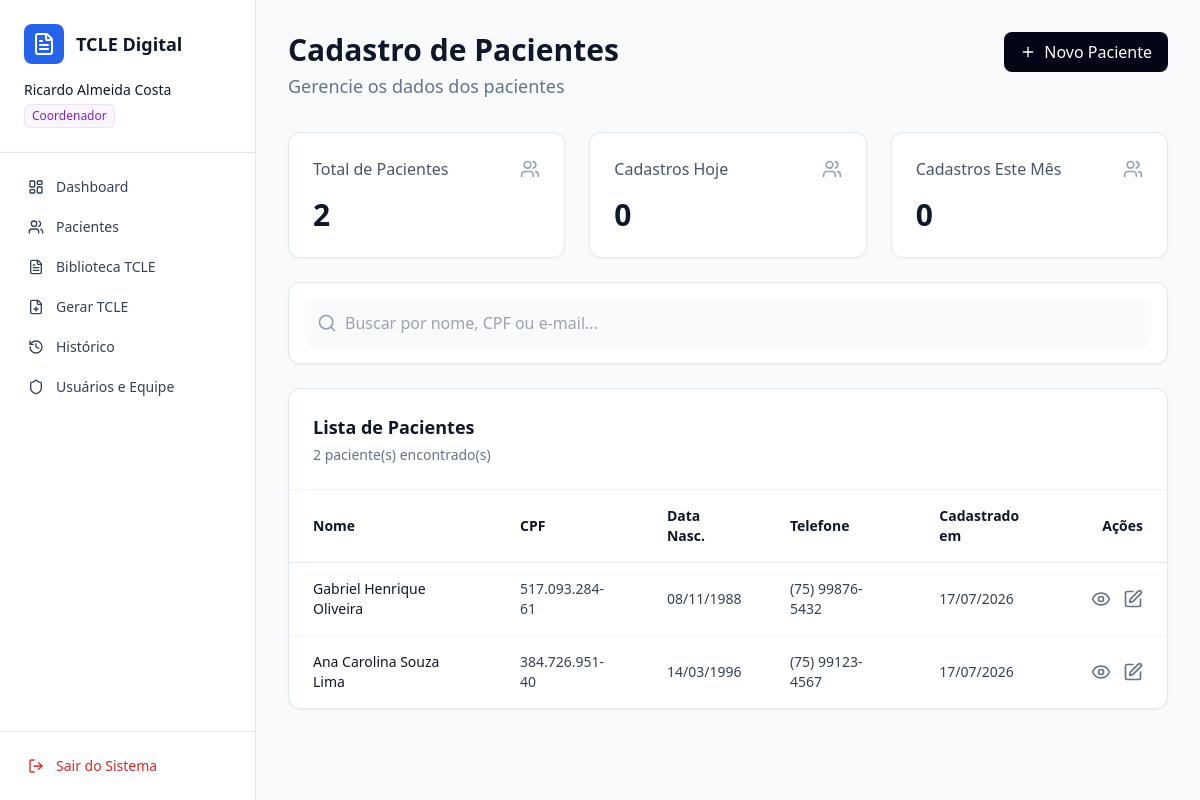
Page /pacientes/ (signed in) on the committed database.
### usuarios/models.py (models this page shows, shortened)
class Usuario(AbstractUser):
    PERFIL_CHOICES = [
        ('ADM', 'Administrador Geral'),
        ('COORDENADOR', 'Coordenador da Instituição'),
        ('PADRAO', 'Usuário Padrão (Profissional de Saúde)'),
    ]
    perfil = models.CharField('Nível de Acesso', max_length=20, choices=PERFIL_CHOICES, default='PADRAO')
    profissao = models.CharField('Profissão', max_length=100, blank=True, null=True)
    registro_profissional = models.CharField(
        'Registro Profissional (CRM/COREN/etc)', max_length=30, blank=True, null=True
    )
    primeiro_acesso = models.BooleanField('Primeiro Acesso', default=True) # Trava de segurança
    instituicao = models.ForeignKey(
        Instituicao,
        on_delete=models.CASCADE,
        related_name='funcionarios',
        blank=True,
        null=True,
        help_text='Deixar em branco apenas se o perfil for Administrador Geral (ADM).'
    )

### pacientes/models.py (models this page shows, shortened)
class Paciente(models.Model):
    instituicao = models.ForeignKey(Instituicao, on_delete=models.CASCADE, related_name='pacientes')
    nome = models.CharField('Nome Completo', max_length=255)
    cpf = models.CharField('CPF', max_length=14)
    rg = models.CharField('RG', max_length=20)
    data_nascimento = models.DateField('Data de Nascimento')
    telefone = models.CharField('Telefone', max_length=20)
    email = models.EmailField('E-mail', blank=True, null=True)
    cep = models.CharField('CEP', max_length=9)
    tipo_logradouro = models.CharField('Tipo de Logradouro', max_length=20)
    logradouro = models.CharField('Logradouro', max_length=255)
    numero = models.CharField('Número', max_length=20)
    complemento = models.CharField('Complemento', max_length=100, blank=True, null=True)
    bairro = models.CharField('Bairro', max_length=100)
    cidade = models.CharField('Cidade', max_length=100)
    uf = models.CharField('UF', max_length=2)
    criado_em = models.DateTimeField(auto_now_add=True)
    criado_por = models.ForeignKey(settings.AUTH_USER_MODEL, on_delete=models.SET_NULL, null=True)
    class Meta:
        unique_together = ('instituicao', 'cpf')

### pacientes/views.py (the view, shortened to what this page needs)
# urls.py: path('pacientes/', pacientes_views.gerenciar_pacientes, name='pacientes'),
@login_required
def gerenciar_pacientes(request):
    instituicao = get_instituicao_contexto(request)
    if not instituicao:
        if eh_admin_geral(request.user):
            messages.error(request, 'Selecione uma Unidade de Saúde para gerenciar antes de acessar pacientes.')
            return redirect('painel_adm')
        messages.error(request, 'Você precisa estar vinculado a uma Unidade de Saúde para acessar pacientes.')
        return redirect('dashboard')
    pacientes = Paciente.objects.filter(instituicao=instituicao).order_by('-criado_em')
    hoje = timezone.now().date()
    inicio_mes = hoje.replace(day=1)
    contexto = {
        'pacientes': pacientes,
        'total_pacientes': pacientes.count(),
        'cadastros_hoje': pacientes.filter(criado_em__date=hoje).count(),
        'cadastros_mes': pacientes.filter(criado_em__date__gte=inicio_mes).count(),
    }
    return render(request, 'pacientes/lista.html', contexto)

### usuarios/context_processors.py (called while the page is built)
def unidade_ativa_processor(request):
    if not request.user.is_authenticated:
        return {}
    is_admin = eh_admin_geral(request.user)
    unidade_ativa = get_instituicao_contexto(request) if is_admin else None
    return {
        'eh_admin_geral': is_admin,
        'unidade_ativa': unidade_ativa,
    }

### usuarios/utils.py (called while the page is built)
def eh_admin_geral(user):
    return user.is_authenticated and (user.perfil == 'ADM' or user.is_superuser)

def get_instituicao_contexto(request):
    user = request.user
    if eh_admin_geral(user):
        inst_id = request.session.get('instituicao_ativa_id')
        if not inst_id:
            return None
        return Instituicao.objects.filter(id=inst_id).first()
    return user.instituicao

def senha_pendente(user):
    return bool(user.is_authenticated and user.primeiro_acesso and not user.is_superuser)

### pacientes/templates/pacientes/lista.html (shortened to what this page needs)
{% extends 'usuarios/base.html' %}
{% block content %}
<div class="p-8 max-w-7xl mx-auto">
    <div class="flex justify-between items-start mb-8">
        <div>
            <h1 class="text-3xl font-semibold text-slate-900 mb-1">Cadastro de Pacientes</h1>
            <p class="text-slate-500 text-lg">Gerencie os dados dos pacientes</p>
        </div>
        <button onclick="abrirModal('modalCadastro')"
            class="bg-slate-950 text-white px-4 py-2 rounded-lg font-medium flex items-center gap-2 hover:bg-slate-800 transition-colors">
            <i data-lucide="plus" class="w-4 h-4"></i>
            Novo Paciente
        </button>
    </div>
    <div class="grid grid-cols-1 md:grid-cols-3 gap-6 mb-6">
        <div class="bg-white border border-slate-200 rounded-xl p-6 shadow-sm">
            <div class="flex justify-between items-center mb-4">
                <span class="text-slate-600 font-medium">Total de Pacientes</span>
                <i data-lucide="users" class="w-5 h-5 text-slate-400"></i>
            </div>
            <div class="text-3xl font-semibold text-slate-900">{{ total_pacientes }}</div>
        </div>
        <div class="bg-white border border-slate-200 rounded-xl p-6 shadow-sm">
            <div class="flex justify-between items-center mb-4">
                <span class="text-slate-600 font-medium">Cadastros Hoje</span>
                <i data-lucide="users" class="w-5 h-5 text-slate-400"></i>
            </div>
            <div class="text-3xl font-semibold text-slate-900">{{ cadastros_hoje }}</div>
        </div>
        <div class="bg-white border border-slate-200 rounded-xl p-6 shadow-sm">
            <div class="flex justify-between items-center mb-4">
                <span class="text-slate-600 font-medium">Cadastros Este Mês</span>
                <i data-lucide="users" class="w-5 h-5 text-slate-400"></i>
            </div>
            <div class="text-3xl font-semibold text-slate-900">{{ cadastros_mes }}</div>
        </div>
    </div>
    <div class="bg-white border border-slate-200 rounded-xl p-4 shadow-sm mb-6">
        <div class="relative">
            <i data-lucide="search"
                class="absolute left-3 top-1/2 transform -translate-y-1/2 text-slate-400 w-5 h-5"></i>
            <input type="text" id="searchInput" placeholder="Buscar por nome, CPF ou e-mail..."
                class="w-full bg-slate-50 border-none rounded-lg pl-10 pr-4 py-3 text-slate-700 focus:ring-2 focus:ring-blue-100 outline-none transition-all">
        </div>
    </div>
    <div class="bg-white border border-slate-200 rounded-xl shadow-sm overflow-hidden">
        <div class="p-6 border-b border-slate-100">
            <h2 class="text-lg font-semibold text-slate-900">Lista de Pacientes</h2>
            <p class="text-slate-500 text-sm mt-1">{{ total_pacientes }} paciente(s) encontrado(s)</p>
        </div>
        <div class="overflow-x-auto">
            <table class="w-full text-left text-sm text-slate-700">
                <thead class="font-semibold text-slate-900 border-b border-slate-200">
                    <tr>
                        <th class="px-6 py-4">Nome</th>
                        <th class="px-6 py-4">CPF</th>
                        <th class="px-6 py-4">Data Nasc.</th>
                        <th class="px-6 py-4">Telefone</th>
                        <th class="px-6 py-4">Cadastrado em</th>
                        <th class="px-6 py-4 text-right">Ações</th>
                    </tr>
                </thead>
                <tbody class="divide-y divide-slate-100" id="tabelaPacientes">
                    {% for p in pacientes %}
                    <tr class="hover:bg-slate-50 transition-colors">
                        <td class="px-6 py-4 font-medium text-slate-900">
                            {{ p.nome }}
                        </td>
                        <td class="px-6 py-4">{{ p.cpf }}</td>
                        <td class="px-6 py-4">{{ p.data_nascimento|date:"d/m/Y" }}</td>
                        <td class="px-6 py-4">{{ p.telefone }}</td>
                        <td class="px-6 py-4">{{ p.criado_em|date:"d/m/Y" }}</td>
                        <td class="px-6 py-4 text-right">
                            <div class="flex justify-end gap-3">
                                <button data-nome="{{ p.nome }}" data-cpf="{{ p.cpf }}" data-rg="{{ p.rg }}"
                                    data-nasc="{{ p.data_nascimento|date:'d/m/Y' }}" data-tel="{{ p.telefone }}"
                                    data-email="{{ p.email|default:'Não informado' }}"
                                    data-endereco="{{ p.tipo_logradouro|default:'' }} {{ p.logradouro|default:'' }}, {{ p.numero|default:'S/N' }} - {{ p.complemento|default:'' }}"
                                    data-bairro="{{ p.bairro|default:'' }}" data-cidade="{{ p.cidade|default:'' }}"
                                    data-uf="{{ p.uf|default:'' }}" data-cep="{{ p.cep|default:'' }}"
                                    data-cad="{{ p.criado_em|date:'d/m/Y' }}" onclick="abrirModalVisualizar(this)"
                                    class="text-slate-500 hover:text-blue-600 transition-colors">
                                    <i data-lucide="eye" class="w-5 h-5"></i>
                                </button>
                                <button data-id="{{ p.id }}" data-nome="{{ p.nome }}" data-cpf="{{ p.cpf }}"
                                    data-rg="{{ p.rg }}" data-nasc="{{ p.data_nascimento|date:'Y-m-d' }}"
                                    data-tel="{{ p.telefone }}" data-email="{{ p.email|default:'' }}"
                                    data-cep="{{ p.cep|default:'' }}" data-tipo="{{ p.tipo_logradouro|default:'' }}"
                                    data-logradouro="{{ p.logradouro|default:'' }}"
                                    data-numero="{{ p.numero|default:'' }}" data-comp="{{ p.complemento|default:'' }}"
                                    data-bairro="{{ p.bairro|default:'' }}" data-cidade="{{ p.cidade|default:'' }}"
                                    data-uf="{{ p.uf|default:'' }}" onclick="abrirModalEditar(this)"
                                    class="text-slate-500 hover:text-blue-600 transition-colors">
                                    <i data-lucide="edit" class="w-5 h-5"></i>
                                </button>
                            </div>
                        </td>
                    </tr>
                    {% empty %}
                    <tr>
                        <td colspan="6" class="px-6 py-8 text-center text-slate-500">Nenhum paciente cadastrado.</td>
                    </tr>
                    {% endfor %}
                </tbody>
            </table>
        </div>
    </div>
</div>
{% endblock %}

### usuarios/templates/usuarios/base.html (shortened to what this page needs)
<!DOCTYPE html>
<html lang="pt-br">
<head>
    <script src="https://cdn.tailwindcss.com"></script>
</head>
<body class="bg-slate-50 text-slate-900 h-screen flex overflow-hidden">
    <aside class="w-64 bg-white border-r border-slate-200 h-screen flex flex-col">
        <div class="p-6 border-b border-slate-200">
            <div class="flex items-center gap-3 mb-4">
                <div class="bg-blue-600 p-2 rounded-lg">
                    <i data-lucide="file-text" class="w-6 h-6 text-white"></i>
                </div>
                <h2 class="font-semibold text-lg">TCLE Digital</h2>
            </div>
            <div class="space-y-1">
                <p class="text-sm font-medium text-slate-900">{{ request.user.first_name|default:"Administrador" }}</p>
                {% if request.user.perfil == 'ADM' or request.user.is_superuser %}
                <span
                    class="inline-flex items-center rounded-md bg-red-50 px-2 py-1 text-xs font-medium text-red-700 ring-1 ring-inset ring-red-600/10">Administrador</span>
                {% elif request.user.perfil == 'COORDENADOR' %}
                <span
                    class="inline-flex items-center rounded-md bg-purple-50 px-2 py-1 text-xs font-medium text-purple-700 ring-1 ring-inset ring-purple-600/10">Coordenador</span>
                {% else %}
                <span
                    class="inline-flex items-center rounded-md bg-blue-50 px-2 py-1 text-xs font-medium text-blue-700 ring-1 ring-inset ring-blue-700/10">Usuário
                    Padrão</span>
                {% endif %}
            </div>
        </div>
        <nav class="flex-1 p-4 space-y-1 overflow-y-auto">
            {% if eh_admin_geral and not unidade_ativa %}
            <a href="{% url 'painel_adm' %}"
                class="flex items-center w-full px-3 py-2 text-sm font-medium rounded-md bg-blue-50 text-blue-700">
                <i data-lucide="building" class="w-4 h-4 mr-3"></i> Unidades de Saúde
            </a>
            {% else %}
            <a href="{% url 'dashboard' %}"
                class="flex items-center w-full px-3 py-2 text-sm font-medium rounded-md hover:bg-slate-50 text-slate-700">
                <i data-lucide="layout-dashboard" class="w-4 h-4 mr-3"></i> Dashboard
            </a>
            <a href="{% url 'pacientes' %}"
                class="flex items-center w-full px-3 py-2 text-sm font-medium rounded-md hover:bg-slate-50 text-slate-700">
                <i data-lucide="users" class="w-4 h-4 mr-3"></i> Pacientes
            </a>
            <a href="{% url 'biblioteca' %}"
                class="flex items-center w-full px-3 py-2 text-sm font-medium rounded-md hover:bg-slate-50 text-slate-700">
                <i data-lucide="file-text" class="w-4 h-4 mr-3"></i> Biblioteca TCLE
            </a>
            <a href="{% url 'gerar_tcle' %}"
                class="flex items-center w-full px-3 py-2 text-sm font-medium rounded-md hover:bg-slate-50 text-slate-700">
                <i data-lucide="file-plus" class="w-4 h-4 mr-3"></i> Gerar TCLE
            </a>
            <a href="{% url 'historico' %}"
                class="flex items-center w-full px-3 py-2 text-sm font-medium rounded-md hover:bg-slate-50 text-slate-700">
                <i data-lucide="history" class="w-4 h-4 mr-3"></i> Histórico
            </a>
            {% if request.user.perfil == 'COORDENADOR' %}
            <a href="{% url 'gerenciar_equipe' %}"
                class="flex items-center w-full px-3 py-2 text-sm font-medium rounded-md hover:bg-slate-50 text-slate-700">
                <i data-lucide="shield" class="w-4 h-4 mr-3"></i> Usuários e Equipe
            </a>
            {% endif %}
            {% endif %}
        </nav>
        <div class="p-4 border-t border-slate-200">
            <form action="{% url 'logout' %}" method="post">
                <button type="submit"
                    class="flex items-center w-full px-3 py-2 text-sm font-medium rounded-md text-red-600 hover:bg-red-50 hover:text-red-700">
                    <i data-lucide="log-out" class="w-4 h-4 mr-3"></i> Sair do Sistema
                </button>
            </form>
        </div>
    </aside>
    <main class="flex-1 overflow-y-auto">
        {% block content %}
        {% endblock %}
    </main>
</body>
</html>

### rows in the picture
Usuario: user.first_name "Ricardo Almeida Costa"
Paciente: nome "Gabriel Henrique Oliveira", cpf "517.093.284-61", data_nascimento "08/11/1988", telefone "(75) 99876-5432", criado_em "17/07/2026"
Paciente: nome "Ana Carolina Souza Lima", cpf "384.726.951-40", data_nascimento "14/03/1996", telefone "(75) 99123-4567", criado_em "17/07/2026"

### other values in the picture
{{ total_pacientes }} "2"
{{ cadastros_hoje }} "0"
{{ cadastros_mes }} "0"
